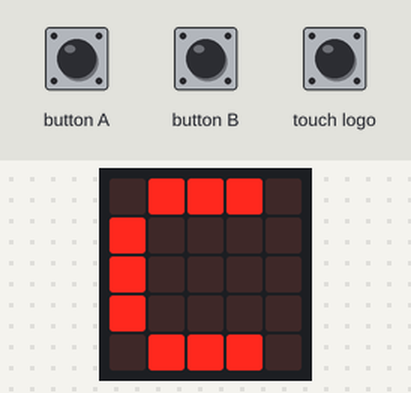
The program below on a simulated BBC micro:bit (MakeCode). On the bench: the board's 5×5 LED display. Inputs (shaded band) come from the test bench.

Above: at 1.2 s.
1.3 s: touch logo pressed for 1 s
At 2.14 s:
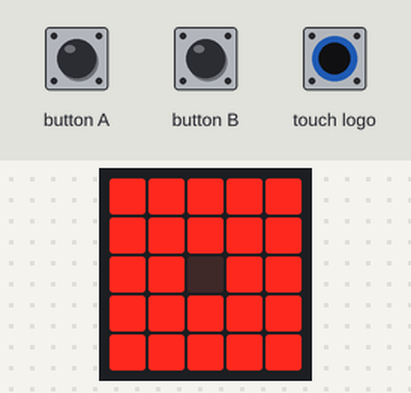
3.8 s: button A pressed for 3.2 s
At 7.1 s:
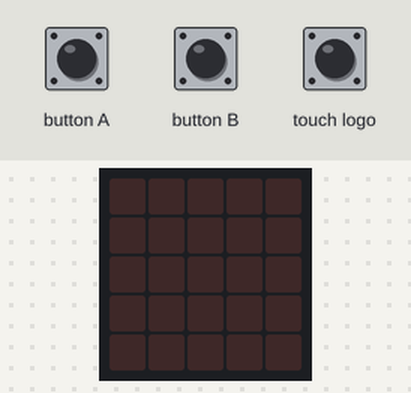
8.5 s: button B pressed for 0.45 s
At 10.0 s:
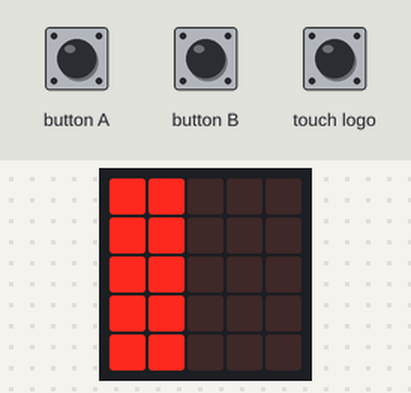
10.4 s: button B pressed for 1 s
At 11.7 s:
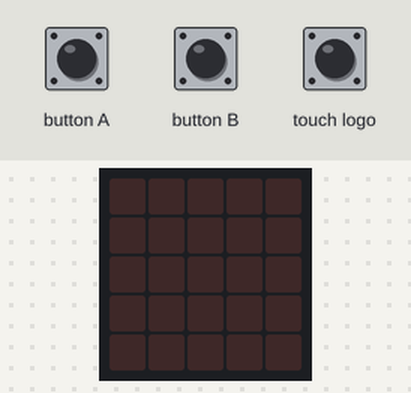
12.9 s: button B pressed for 3.2 s
At 17.2 s:
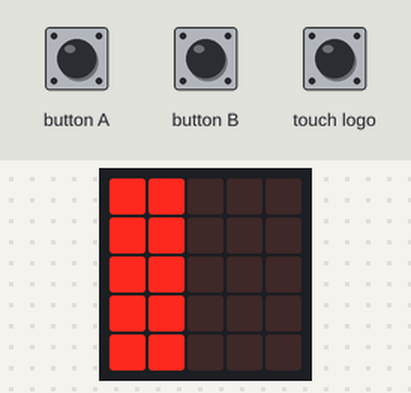
Timing chart, 0 to 18.6 s (numbered marks = the images above; inputs shaded):
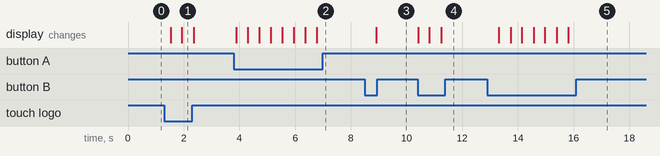

Measured:
- after the input at 1.3 s, the display: first changes after 0.23 s (image 1 shows a later state)
- after the input at 3.8 s, the display: first changes after 0.08 s (image 2 shows a later state)
- after the input at 8.5 s, the display: changes after 0.41 s (image 3)
- after the input at 10.4 s, the display: changes at once (image 4)
- after the input at 12.9 s, the display: changes after 0.42 s (image 5)

The program:

main.ts
```typescript
let code = 0
let start = 1
basic.forever(function () {
    if (input.buttonIsPressed(Button.A) || (input.buttonIsPressed(Button.B) || input.logoIsPressed())) {
        start = 0
        code = 0
        basic.showLeds(`
            . . . . .
            . . . . .
            . . . . .
            . . . . .
            . . . . .
            `)
    }
    if (start == 1) {
        basic.showString("C")
    }
    if (input.buttonIsPressed(Button.A) && !(input.buttonIsPressed(Button.B) && !(input.logoIsPressed()))) {
        code = 1
        basic.showLeds(`
            # . . . .
            # . . . .
            # . . . .
            # . . . .
            # . . . .
            `)
    }
    if (input.buttonIsPressed(Button.B) && (!(input.buttonIsPressed(Button.A)) && !(input.logoIsPressed()))) {
        code = 2
    }
    if (code == 2 && (input.buttonIsPressed(Button.B) && (!(input.buttonIsPressed(Button.A)) && !(input.logoIsPressed())))) {
        basic.showLeds(`
            # # . . .
            # # . . .
            # # . . .
            # # . . .
            # # . . .
            `)
    }
    if (input.logoIsPressed() && (!(input.buttonIsPressed(Button.A)) && !(input.buttonIsPressed(Button.B)))) {
        code = 3
    }
    if (code == 3 && (input.logoIsPressed() && (!(input.buttonIsPressed(Button.A)) && !(input.buttonIsPressed(Button.B))))) {
        basic.showLeds(`
            # # # . .
            # # # . .
            # # # . .
            # # # . .
            # # # . .
            `)
        if (input.buttonIsPressed(Button.A) && (!(input.buttonIsPressed(Button.B)) && !(input.logoIsPressed()))) {
            code = 4
        }
        if (code == 4 && (input.buttonIsPressed(Button.A) && (!(input.buttonIsPressed(Button.B)) && !(input.logoIsPressed())))) {
            basic.showLeds(`
                # # # # .
                # # # # .
                # # # # .
                # # # # .
                # # # # .
                `)
        }
        if (input.logoIsPressed() && (!(input.buttonIsPressed(Button.A)) && !(input.buttonIsPressed(Button.B)))) {
            code = 5
        }
        if (code == 5 && (input.logoIsPressed() && (!(input.buttonIsPressed(Button.A)) && !(input.buttonIsPressed(Button.B))))) {
            basic.showLeds(`
                # # # # #
                # # # # #
                # # . # #
                # # # # #
                # # # # #
                `)
        }
        if (false && (false && (false && false))) {
            basic.clearScreen()
        }
    }
})
```

test.ts
```typescript
// tests gaan hier; deze zal niet worden gecompileerd wanneer dit pakket wordt gebruikt als extensie.
```
